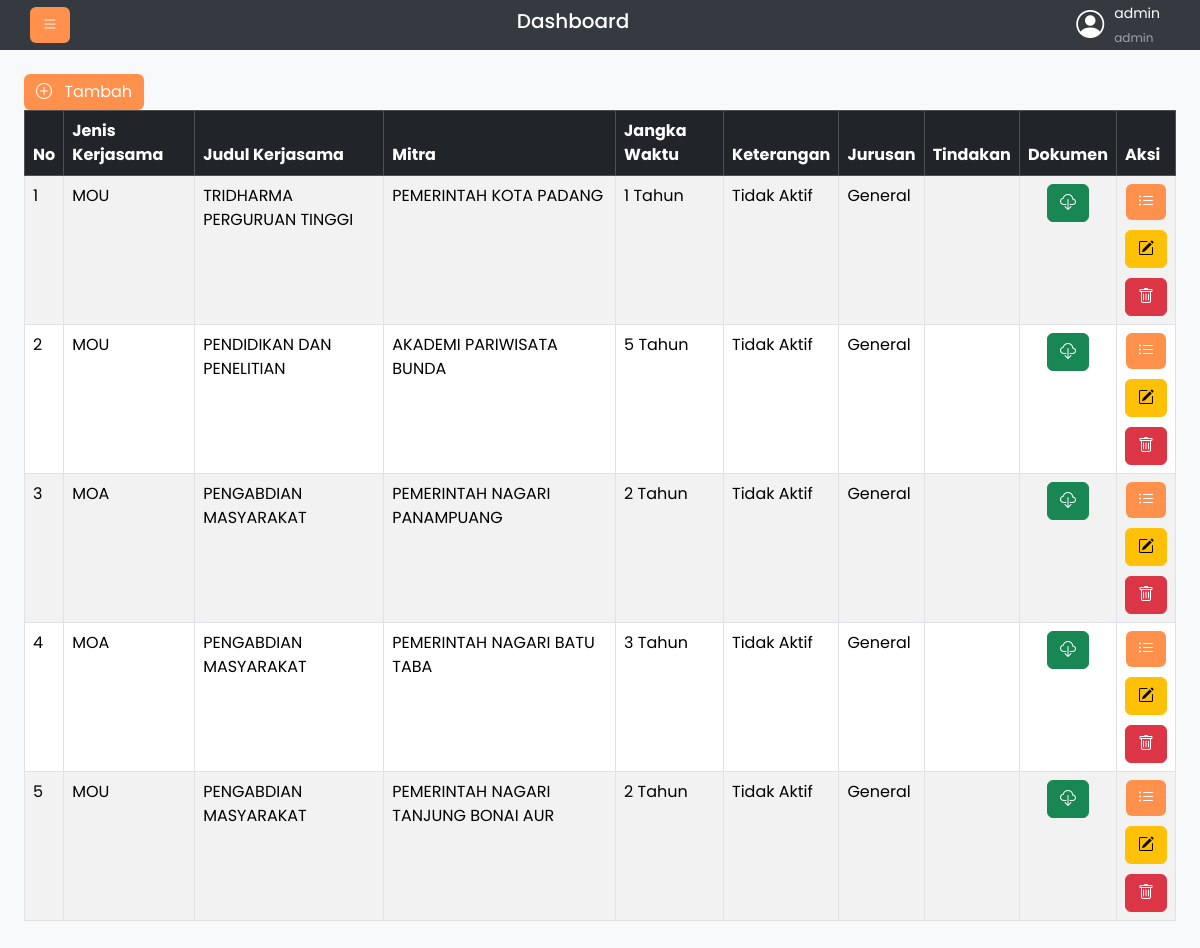
The app's page /index.php?action=list_mou_moa (signed in) with its own data.
### tables this page shows
CREATE TABLE `tb_mou_moa` (
  `idMouMoa` int NOT NULL,
  `nomorMouMoa` varchar(30) DEFAULT NULL,
  `judul_kerjasama` varchar(50) NOT NULL,
  `jenisKerjasama` enum('mou','moa') DEFAULT NULL,
  `jangkaWaktu` varchar(20) DEFAULT NULL,
  `awalKerjasama` date DEFAULT NULL,
  `akhirKerjasama` date DEFAULT NULL,
  `tindakan` varchar(45) DEFAULT NULL,
  `jurusan` varchar(255) DEFAULT NULL,
  `topik_kerjasama` varchar(90) DEFAULT NULL,
  `fileDokumen` varchar(255) DEFAULT NULL,
  `mitra_idMitra` int NOT NULL,
  `user_idAkun` int NOT NULL,
  `mailing` enum('belum','sudah') NOT NULL DEFAULT 'belum'
);

CREATE TABLE `tb_mitra` (
  `idMitra` int NOT NULL,
  `namaInstansi` varchar(70) DEFAULT NULL,
  `namaPimpinan` varchar(30) DEFAULT NULL,
  `alamatMitra` varchar(200) DEFAULT NULL,
  `emailMitra` varchar(90) DEFAULT NULL,
  `teleponMitra` varchar(90) DEFAULT NULL,
  `bidangUsaha` varchar(50) DEFAULT NULL,
  `websiteMitra` varchar(140) DEFAULT NULL,
  `provinsi` varchar(50) DEFAULT NULL,
  `kota` varchar(50) DEFAULT NULL
);

### view/admin/readMouMoa.php (the view, shortened to what this page needs)
<?php
include_once "Library/functions.php";
global $pdo;
?>
<?php if ($_SESSION["role"] !== "jurusan"): ?>
    <a href="?action=tambah_mou_moa" class="btn btn-primary"><i class="bi bi-plus-circle me-2"></i> Tambah</a>
<?php endif; ?>
<div class="table-responsive">
    <table id="tabel-mou-moa" class="table table-bordered table-striped">
        <thead class="table-dark">
            <tr>
                <th>No</th>
                <th>Jenis Kerjasama</th>
                <th>Judul Kerjasama</th>
                <th>Mitra</th>
                <th>Jangka Waktu</th>
                <th>Keterangan</th>
                <th>Jurusan</th>
                <th>Tindakan</th>
                <th>Dokumen</th>
                <th>Aksi</th>
            </tr>
        </thead>
        <tbody>
            <?php
            $i = 1;
            try {
                $stmt = $pdo->prepare("SELECT idMouMoa, nomorMouMoa, jenisKerjasama, judul_kerjasama, namaInstansi, jangkaWaktu, jurusan, tindakan, topik_kerjasama, fileDokumen, DATE_FORMAT(awalKerjasama, '%d %M %Y') AS awalKerjasama, DATE_FORMAT(akhirKerjasama, '%d %M %Y') AS akhirKerjasama, akhirKerjasama AS akhir FROM tb_mou_moa JOIN tb_mitra ON tb_mou_moa.mitra_idMitra = tb_mitra.idMitra ORDER BY idMouMoa DESC");
                $stmt->execute();
                $result = $stmt->fetchAll(PDO::FETCH_ASSOC);
            } catch (PDOException $e) {
                echo "Gagal mengambil data: " . $e->getMessage();
            }
            foreach ($result as $row):
                if (date("Y-m-d") <= $row["akhir"]) {
                    $ket = "Aktif";
                } else {
                    $ket = "Tidak Aktif";
                }
            ?>
                <tr>
                    <td><?= $i ?></td>
                    <td><?= strtoupper($row["jenisKerjasama"]) ?></td>
                    <td><?= $row["judul_kerjasama"] ?></td>
                    <td><?= $row["namaInstansi"] ?></td>
                    <td><?= $row["jangkaWaktu"] . " Tahun" ?></td>
                    <td>
                        <?= htmlspecialchars($ket, ENT_QUOTES, 'UTF-8') ?>
                    </td>
                    <td><?= $row["jurusan"]; ?></td>
                    <td><?= $row["tindakan"]; ?></td>
                    <td>
                        <div class="action-buttons-vertical">
                            <a href="uploads/documents/<?= $row["fileDokumen"] ?>" download=""><i class="btn btn-success bi bi-cloud-download"></i></a>
                        </div>
                    </td>
                    <td>
                        <form action="" method="post" class="action-buttons-vertical">
                            <button type="button" name="detail" class="button-no-border tombol-aksi" data-bs-toggle="modal" data-bs-target="#<?= $row["idMouMoa"] ?>">
                                <i class="btn btn-primary bi bi-list-ul"></i>
                            </button>
                            <?php if ($_SESSION["role"] !== "jurusan"): ?>
                                <a href="index.php?action=update_mou_moa&idMouMoa=<?= $row["idMouMoa"] ?>" class="btn btn-warning bi bi-pencil-square"></a>
                                <button name="delete" class="button-no-border tombol-aksi" value="<?= $row["idMouMoa"] ?>" onclick="return confirm('Apakah anda yakin ingin menghapus?')">
                                    <i class="btn btn-danger bi bi-trash"></i>
                                </button>
                            <?php endif; ?>
                        </form>
                    </td>
                </tr>
            <?php
                $i++;
            endforeach;
            ?>
        </tbody>
    </table>
</div>

### assets/css/style.css (style rules this page uses)
.body-index { font-family: 'Poppins', sans-serif; background-color: #f8f9fa; margin: 0; }
.table-responsive { overflow-x: auto; }
.tombol-aksi { background-color: transparent !important; box-shadow: none !important; display: flex; justify-content: center; gap: 8px; }
.action-buttons-vertical { display: flex; flex-direction: column; align-items: center; gap: 10px; }
.button-no-border { background: none; border: none; padding: 0; cursor: pointer; }
.btn-primary { background-color: #ff914d; border: none; }

### records on screen
tb_mou_moa: jenisKerjasama "MOU", judul_kerjasama "TRIDHARMA PERGURUAN TINGGI", mitra_idMitra.namaInstansi "PEMERINTAH KOTA PADANG", jangkaWaktu "1", akhirKerjasama "Tidak Aktif", jurusan "General", $row["idMouMoa"] 13 (drawn)
tb_mou_moa: jenisKerjasama "MOU", judul_kerjasama "PENDIDIKAN DAN PENELITIAN", mitra_idMitra.namaInstansi "AKADEMI PARIWISATA BUNDA", jangkaWaktu "5", akhirKerjasama "Tidak Aktif", jurusan "General", $row["idMouMoa"] 12 (drawn)
tb_mou_moa: jenisKerjasama "MOA", judul_kerjasama "PENGABDIAN MASYARAKAT", mitra_idMitra.namaInstansi "PEMERINTAH NAGARI PANAMPUANG", jangkaWaktu "2", akhirKerjasama "Tidak Aktif", jurusan "General", $row["idMouMoa"] 11 (drawn)
tb_mou_moa: jenisKerjasama "MOA", judul_kerjasama "PENGABDIAN MASYARAKAT", mitra_idMitra.namaInstansi "PEMERINTAH NAGARI BATU TABA", jangkaWaktu "3", akhirKerjasama "Tidak Aktif", jurusan "General", $row["idMouMoa"] 10 (drawn)
tb_mou_moa: jenisKerjasama "MOU", judul_kerjasama "PENGABDIAN MASYARAKAT", mitra_idMitra.namaInstansi "PEMERINTAH NAGARI TANJUNG BONAI AUR", jangkaWaktu "2", akhirKerjasama "Tidak Aktif", jurusan "General", $row["idMouMoa"] 9 (drawn)

### other values on screen
$_SESSION["username"] "admin"
$_SESSION["role"] "admin"
